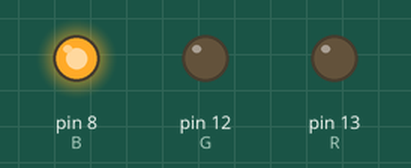
Recording of a sketch running on a simulated Arduino Uno, built with avr-gcc and run on an emulated ATmega328P. Shown: output pins drawn as LEDs (lit = HIGH).

Above: at 0.05 s.
At 1.45 s:
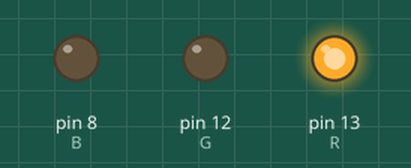
At 2.85 s:
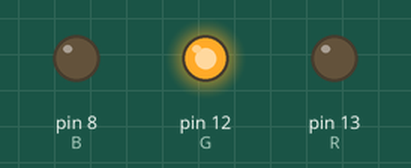
Timing chart, 0 to 3.1 s (numbered marks = the images above):
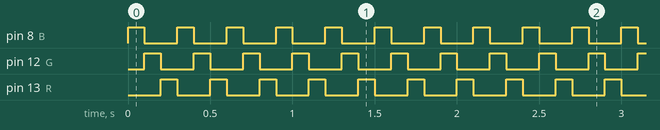

The sketch:

sketch_jun15a.ino
```cpp
const int B = 8;
const int G = 12;
const int R = 13;

const int DELAY = 100;

void setup() {
    pinMode(B,OUTPUT);
    pinMode(G,OUTPUT);
    pinMode(R,OUTPUT);
}

void loop() {

  /*
  digitalWrite(B,HIGH);
  digitalWrite(G,HIGH);
  digitalWrite(R,HIGH);

  delay(500);
  */

  digitalWrite(B,HIGH);
  digitalWrite(G,LOW);
  digitalWrite(R,LOW);

  delay(DELAY);

  digitalWrite(B,LOW);
  digitalWrite(G,HIGH);
  digitalWrite(R,LOW);

  delay(DELAY);

  digitalWrite(B,LOW);
  digitalWrite(G,LOW);
  digitalWrite(R,HIGH);

  delay(DELAY);

  /*
  digitalWrite(B,LOW);
  digitalWrite(G,LOW);
  digitalWrite(R,LOW);


  delay(DELAY);
  */


}
```

Measured:
- by itself, pin 8 (B), pin 12 (G), pin 13 (R): alternates HIGH for 0.10 s and LOW for 0.20 s
